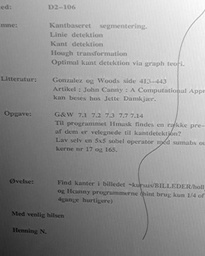
#> input picture L01 - The Basics - Pixels/exercise_materials/paper.jpg, 205 x 256 px, shrunk from 549 x 684 before the run, found by its file name
$ jupyter execute --allow-errors exercises.ipynb
#> lines starting #> are read from the running program, lines starting #| are printed output that depends on the picture; after the words box and inside, x2 and y2 are one past the last pixel; in counts of white or black regions, pixels touching at a corner belong together
# Exercise - The Basics - Pixels

## Exercise 1

1. What is the bit sequence of the pixel value 150?
2. In a 100x100 grayscale image, each pixel is represented by 256 gray levels. How much memory (bytes) is required to store the image?
3. In a 100 x 100 gray-scale image each pixel is represented by 4 gray levels. How much memory (bytes) is required to store the image?
4. We want to photograph an object which is 1m tall and 10m away from the camera. The height of the object in the image should be 1mm. What should the focal length (f) be? (we assume that the object is in focus at the focal point, hence f=b)

## ANSWERS:

1):

1001 0110

2):

100 * 100 * 1 = 10,000
10.000 Bytes, or 10kB

3):

100 * 100 * 1 = 10,000
One byte is the minimum memory a pixel can take, so in this case, each pixel still requires one byte, they just only use the first two bits.
10.000 Bytes, or 10kB

4):

G = 1m
g = 10m
B = 0.001m

f=b

(b/B)=(g/G)

(f/B)=(g/G)

f=(g/G)*B

((10/1)*0.001) m = 0.01 m = 10 mm

## Exercise 2

Mick is 2m tall and standing 5m from a camera. The camera’s focal length is 5mm. The camera image has a size of 640x480 pixels.
The camera has a 1/2” CCD chip:

1. A focused image of Mick is formed inside the camera. At which distance from the lens?
2. How tall (in mm) will Mick be on the CCD-chip?
3. How tall (in pixels) will Mick be on the CCD-chip?
4. What is the field-of-view of the camera?

## ANSWERS:

G = 2 m
g = 5 m
f = 5 mm = 0.005 m
img_res = 640x480

### 1):
Since Mick is a few meters away from the camera, (1/g) has virtually no effect, and thus we get b=f
The focused image is therefore formed 5 mm from the lens.

### 2):
(b/B) = (g/G)
B = (b*G)/g

As mentioned in (1), b = f

B = (f*G)/g

(5mm * 2,000 mm) / 5,000 mm = 2 mm

### 3):
The CCD chip is 4.8 mm tall

The ratio between 2 and 4,8 = 0.4166

Since there are 480 pixels in the image, Mick will be 200 mm tall.

### 4):
The field of view consists of a horizontal part and a vertical part.

FOV_x = 2 * atan((6.4/2)/f) = 1.14 rad

FOV_y = 2 * atan((4.8/2)/f) = 0.89 rad

## Exercise 3

1. Install OpenCV
2. Make a program which loads and displays an image using OpenCV
3. Download a picture. Make a program which loops over each pixel and prints its value, row by row.

[cell 1]
import cv2 as cv2

img = cv2.imread("exercise_materials\paper.jpg")
#> img is the input picture: shape (256, 205, 3); min 12, max 255, mean 148.7

cv2.imshow("", img)

cv2.waitKey(0)

[cell 2]
import cv2

img = cv2.imread("exercise_materials\paper.jpg")

shape = img.shape
#> shape = (256, 205, 3)
height = shape[0]
#> height = 256
width = shape[1]
#> width = 205

for y in range(width):
    for x in range(height):
        print(img[x,y])
#> this loop made 205 passes
#> (printed output is left out)

## Exercise 4

1. Design an algorithm (on paper), which can do histogram stretching.
2. Use [ImageJ](https://imagej.nih.gov/ij/download.html) to play around with gray level mapping, histograms, and thresholding.
3. Use ImageJ to improve the quality of the image [enhance_me.jpg](exercise_materials\enhance-me.jpg)
4. Use ImageJ to improve the image [dots.jpg](exercise_materials\dots.jpg) so that only 28 non-connected dots remain.
5. Use ImageJ to improve the image paper.jpg so that the text is black and the rest is white. Consider subtracting the mean of the image before thresholding.
6. How will the Threshold-algorithm output look if two threshold values are used instead of just one?
7. Is it wise to have a binary image consisting of 0s and 1s?

[cell 3]
import cv2
import numpy as np

img = cv2.imread("exercise_materials\paper.jpg", 0)
#> img: shape (256, 205); min 12, max 255, mean 148.7
hist = cv2.calcHist(img, [0], None, [256], [0, 256])
#> hist = 256 values, max 7 at index 234, min 0 at index 0, mean 0.801
f1 = 256
f2 = 0

for i in range(hist.size):
    if hist[i] != 0:
        f1 = i
        break

for i in range(hist.size):
    if hist[::-1][i] != 0:
        f2 = 256 - i
        break

new_img = np.zeros((img.shape[0], img.shape[1]))

for y in range(new_img.shape[1]):
    for x in range(new_img.shape[0]):
        new_img[x,y] = (255/(f2-f1))*(img[x,y]-f1)

new_hist = np.histogram(new_img.ravel(), 256, [0, 256])

cv2.imshow("", new_img)
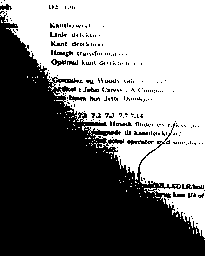
#> window '': shape (256, 205); 49% white; 103 white regions (102 under 20 px), largest, box (x1, y1, x2, y2) and area: (0, 0, 205, 238) 25554

cv2.waitKey(0)
